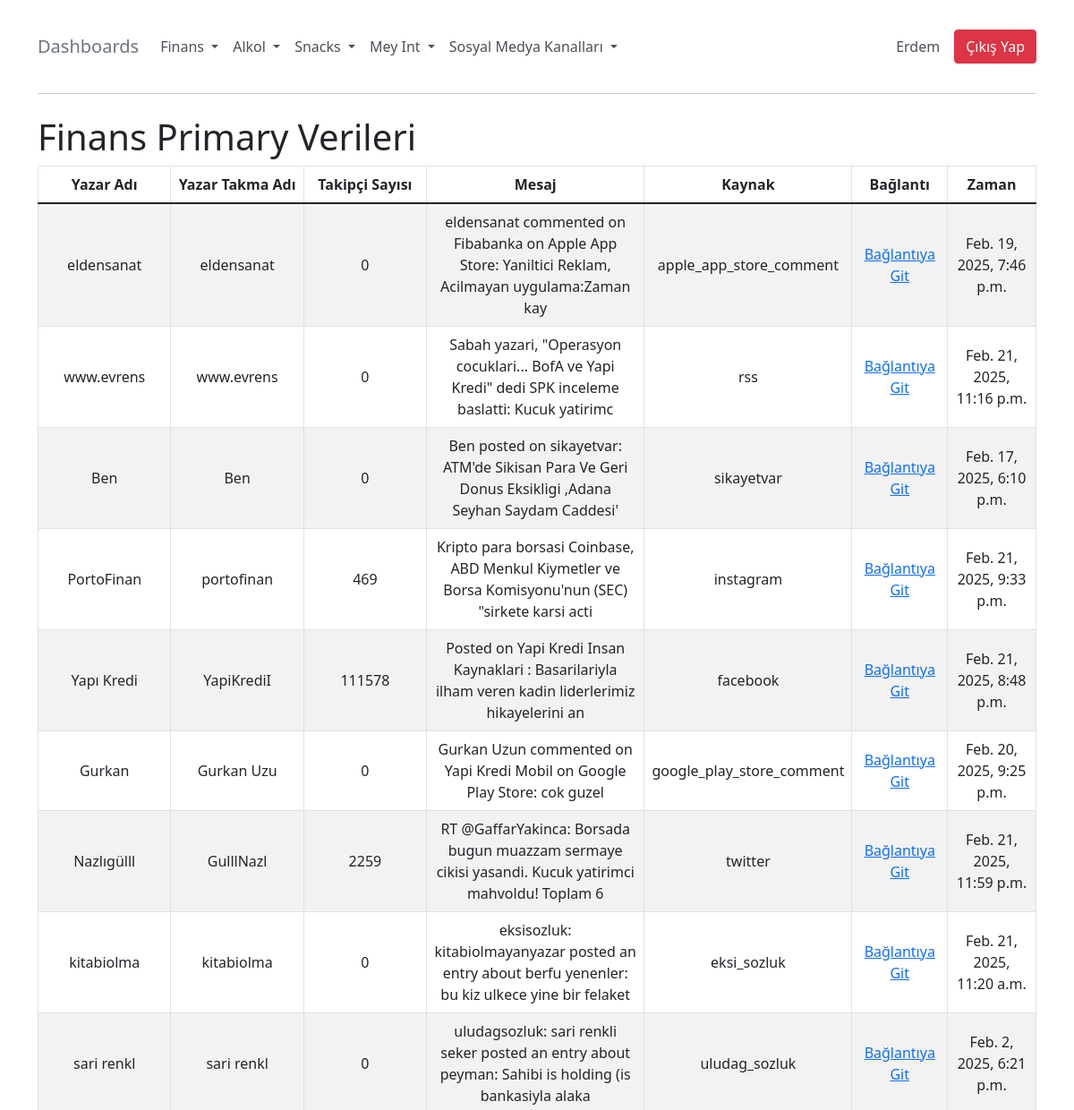
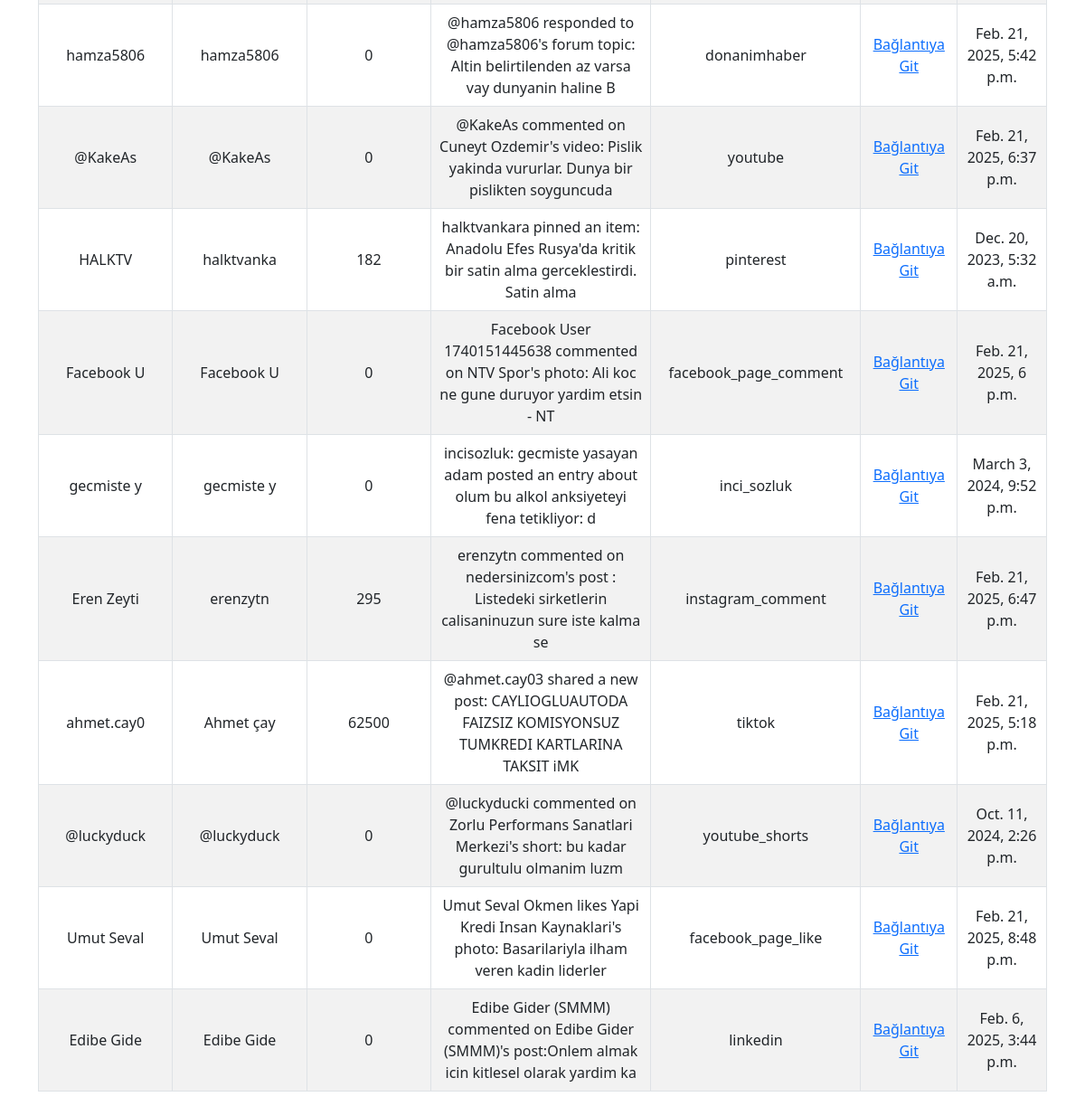
The app's page /finance/primary/ (signed in) with its own data (2 pictures, top to bottom).
### myapp/models.py (models this page shows, shortened)
class ChannelData(models.Model):
    source_category = models.CharField(max_length=255, null=True, blank=True)
    author_name = models.CharField(max_length=255, null=True, blank=True)
    author_nick = models.CharField(max_length=255, null=True, blank=True)
    author_follower_count = models.IntegerField(null=True, blank=True)
    body = models.TextField(null=True, blank=True)
    source = models.CharField(max_length=255, null=True, blank=True)
    link = models.URLField(null=True, blank=True)
    created_time = models.DateTimeField(null=True, blank=True)
    selective_part = models.CharField(max_length=255, null=True, blank=True)

### myapp/views.py (the view)
# urls.py: path('finance/primary/', views.finance_primary, name='finance_primary'),
@login_required
def finance_primary(request):
    data = ChannelData.objects.filter(source_category="finans", selective_part="primary")
    return render(request, 'finance_primary.html', {'data': data})

### myapp/views.py (called while the page is built)
def base_context(request):
    channels_to_find = [
        "twitter", "facebook", "facebook_page_comment", "facebook_page_like",
        "youtube", "youtube_shorts", "instagram", "instagram_comment",
        "tiktok", "pinterest", "rss", "apple_app_store_comment",
        "google_play_store_comment", "linkedin", "donanimhaber", "eksi_sozluk",
        "inci_sozluk", "sikayetvar", "uludag_sozluk"
    ]
    return {
        'channels_to_find': channels_to_find
    }

### templates/finance_primary.html (shortened to what this page needs)
{% extends 'base.html' %}
{% block content %}
    <h1>Finans Primary Verileri</h1>
    <div class="table-responsive">
        <table class="table table-bordered table-striped">
            <thead>
                <tr style="vertical-align: middle; text-align: center;">
                    <th scope="col" style="width: 15%;">Yazar Adı</th>
                    <th scope="col" style="width: 15%;">Yazar Takma Adı</th>
                    <th scope="col" style="width: 15%;">Takipçi Sayısı</th>
                    <th scope="col" style="width: 25%;">Mesaj</th>
                    <th scope="col" style="width: 10%;">Kaynak</th>
                    <th scope="col" style="width: 10%;">Bağlantı</th>
                    <th scope="col" style="width: 10%;">Zaman</th>
                </tr>
            </thead>
            <tbody>
                {% for item in data %}
                    <tr style="height: 20px; vertical-align: middle; text-align: center;">
                        <td style="width: 15%;">{{ item.author_name|slice:":10" }}</td>
                        <td style="width: 15%;">{{ item.author_nick|slice:":10" }}</td>
                        <td style="width: 15%;">{{ item.author_follower_count }}</td>
                        <td style="width: 25%;">{{ item.body|slice:":100" }}</td>
                        <td style="width: 10%;">{{ item.source }}</td>
                        <td style="width: 10%;"><a href="{{ item.link }}" target="_blank">Bağlantıya Git</a></td>
                        <td style="width: 10%;">{{ item.created_time }}</td>
                    </tr>
                {% endfor %}
            </tbody>
        </table>
    </div>
{% endblock %}

### templates/base.html (shortened to what this page needs)
<!DOCTYPE html>
<html lang="tr">
<head>
    <link href="https://cdn.jsdelivr.net/npm/bootstrap@5.1.3/dist/css/bootstrap.min.css" rel="stylesheet">
    {% load static %}
</head>
<body>
    <div class="container mt-4">
        <nav class="navbar navbar-expand-lg navbar-custom">
            <a class="navbar-brand" href="{% url 'index' %}">Dashboards</a>
            <div class="collapse navbar-collapse" id="navbarNav">
                <ul class="navbar-nav">
                    <li class="nav-item dropdown">
                        <a class="nav-link dropdown-toggle" href="#" id="financeDropdown" role="button" data-bs-toggle="dropdown">
                            Finans
                        </a>
                    </li>
                    <li class="nav-item dropdown">
                        <a class="nav-link dropdown-toggle" href="#" id="meyDropdown" role="button" data-bs-toggle="dropdown">
                            Alkol
                        </a>
                    </li>
                    <li class="nav-item dropdown">
                        <a class="nav-link dropdown-toggle" href="#" id="snacksDropdown" role="button" data-bs-toggle="dropdown">
                            Snacks
                        </a>
                    </li>
                    <li class="nav-item dropdown">
                        <a class="nav-link dropdown-toggle" href="#" id="meyIntDropdown" role="button" data-bs-toggle="dropdown">
                            Mey Int
                        </a>
                    </li>
                    <li class="nav-item dropdown">
                        <a class="nav-link dropdown-toggle" href="#" id="socialMediaDropdown" role="button" data-bs-toggle="dropdown">
                            Sosyal Medya Kanalları
                        </a>
                    </li>
                </ul>
                <ul class="navbar-nav ms-auto d-flex align-items-center">
                {% if user.is_authenticated %}
                    <li class="nav-item">
                        <span class="navbar-text">{{ user.username|capfirst }}</span>
                    </li>
                    <li class="nav-item ms-3">
                        <a href="{% url 'logout' %}" class="btn btn-danger">Çıkış Yap</a>
                    </li>
                {% else %}
                    <li class="nav-item">
                        <a class="nav-link" href="{% url 'login' %}">Giriş Yap</a>
                    </li>
                {% endif %}
            </ul>
            </div>
        </nav>
        <hr class="my-4" style="solid #495057; border-radius: 1px;">
        <div class="mt-4">
            {% block content %}
            {% endblock %}
        </div>
    </div>
</body>
</html>

### templates/base.html (style rules this page uses)
.navbar-custom { background-color: #ffffff; }
.navbar-custom .navbar-nav .nav-link { color: #495057; }
.navbar-custom .navbar-brand { color: #6c757d; }
.navbar-text { color: #495057; }

### records on screen
ChannelData: author_name "eldensanat", author_nick "eldensanat", author_follower_count "0", body "eldensanat commented on Fibabanka on Apple App Store: Yaniltici Reklam, Acilmayan uygulama:Zaman kay", source "apple_app_store_comment", created_time "Feb. 19, 2025, 7:46 p.m."
ChannelData: author_name "www.evrens", author_nick "www.evrens", author_follower_count "0", body "Sabah yazari, \"Operasyon cocuklari... BofA ve Yapi Kredi\" dedi SPK inceleme baslatti: Kucuk yatirimc", source "rss", created_time "Feb. 21, 2025, 11:16 p.m."
ChannelData: author_name "Ben", author_nick "Ben", author_follower_count "0", body "Ben posted on sikayetvar: ATM'de Sikisan Para Ve Geri Donus Eksikligi ,Adana Seyhan Saydam Caddesi'", source "sikayetvar", created_time "Feb. 17, 2025, 6:10 p.m."
ChannelData: author_name "PortoFinan", author_nick "portofinan", author_follower_count "469", body "Kripto para borsasi Coinbase, ABD Menkul Kiymetler ve Borsa Komisyonu'nun (SEC) \"sirkete karsi acti", source "instagram", created_time "Feb. 21, 2025, 9:33 p.m."
ChannelData: author_name "Yapı Kredi", author_nick "YapiKrediI", author_follower_count "111578", body "Posted on Yapi Kredi Insan Kaynaklari : Basarilariyla ilham veren kadin liderlerimiz hikayelerini an", source "facebook", created_time "Feb. 21, 2025, 8:48 p.m."
ChannelData: author_name "Gurkan", author_nick "Gurkan Uzu", author_follower_count "0", body "Gurkan Uzun commented on Yapi Kredi Mobil on Google Play Store: cok guzel", source "google_play_store_comment", created_time "Feb. 20, 2025, 9:25 p.m."
ChannelData: author_name "Nazlıgülll", author_nick "GulllNazl", author_follower_count "2259", body "RT @GaffarYakinca: Borsada bugun muazzam sermaye cikisi yasandi. Kucuk yatirimci mahvoldu! Toplam 6", source "twitter", created_time "Feb. 21, 2025, 11:59 p.m."
ChannelData: author_name "kitabiolma", author_nick "kitabiolma", author_follower_count "0", body "eksisozluk: kitabiolmayanyazar posted an entry about berfu yenenler: bu kiz ulkece yine bir felaket", source "eksi_sozluk", created_time "Feb. 21, 2025, 11:20 a.m."
ChannelData: author_name "sari renkl", author_nick "sari renkl", author_follower_count "0", body "uludagsozluk: sari renkli seker posted an entry about peyman: Sahibi is holding (is bankasiyla alaka", source "uludag_sozluk", created_time "Feb. 2, 2025, 6:21 p.m."
ChannelData: author_name "hamza5806", author_nick "hamza5806", author_follower_count "0", body "@hamza5806 responded to @hamza5806's forum topic: Altin belirtilenden az varsa vay dunyanin haline B", source "donanimhaber", created_time "Feb. 21, 2025, 5:42 p.m."
ChannelData: author_name "@KakeAs", author_nick "@KakeAs", author_follower_count "0", body "@KakeAs commented on Cuneyt Ozdemir's video: Pislik yakinda vururlar. Dunya bir pislikten soyguncuda", source "youtube", created_time "Feb. 21, 2025, 6:37 p.m."
ChannelData: author_name "HALKTV", author_nick "halktvanka", author_follower_count "182", body "halktvankara pinned an item: Anadolu Efes Rusya'da kritik bir satin alma gerceklestirdi. Satin alma", source "pinterest", created_time "Dec. 20, 2023, 5:32 a.m."
ChannelData: author_name "Facebook U", author_nick "Facebook U", author_follower_count "0", body "Facebook User 1740151445638 commented on NTV Spor's photo: Ali koc ne gune duruyor yardim etsin - NT", source "facebook_page_comment", created_time "Feb. 21, 2025, 6 p.m."
ChannelData: author_name "gecmiste y", author_nick "gecmiste y", author_follower_count "0", body "incisozluk: gecmiste yasayan adam posted an entry about olum bu alkol anksiyeteyi fena tetikliyor: d", source "inci_sozluk", created_time "March 3, 2024, 9:52 p.m."
ChannelData: author_name "Eren Zeyti", author_nick "erenzytn", author_follower_count "295", body "erenzytn commented on nedersinizcom's post : Listedeki sirketlerin calisaninuzun sure iste kalma se", source "instagram_comment", created_time "Feb. 21, 2025, 6:47 p.m."
ChannelData: author_name "ahmet.cay0", author_nick "Ahmet çay", author_follower_count "62500", body "@ahmet.cay03 shared a new post: CAYLIOGLUAUTODA FAIZSIZ KOMISYONSUZ TUMKREDI KARTLARINA TAKSIT iMK", source "tiktok", created_time "Feb. 21, 2025, 5:18 p.m."
ChannelData: author_name "@luckyduck", author_nick "@luckyduck", author_follower_count "0", body "@luckyducki commented on Zorlu Performans Sanatlari Merkezi's short: bu kadar gurultulu olmanim luzm", source "youtube_shorts", created_time "Oct. 11, 2024, 2:26 p.m."
ChannelData: author_name "Umut Seval", author_nick "Umut Seval", author_follower_count "0", body "Umut Seval Okmen likes Yapi Kredi Insan Kaynaklari's photo: Basarilariyla ilham veren kadin liderler", source "facebook_page_like", created_time "Feb. 21, 2025, 8:48 p.m."
ChannelData: author_name "Edibe Gide", author_nick "Edibe Gide", author_follower_count "0", body "Edibe Gider (SMMM) commented on Edibe Gider (SMMM)'s post:Onlem almak icin kitlesel olarak yardim ka", source "linkedin", created_time "Feb. 6, 2025, 3:44 p.m."

### other values on screen
{{ user.username|capfirst }} "Erdem"
